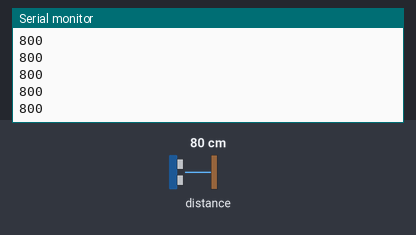
A sketch run on a simulated Arduino Uno, built with avr-gcc and run on an emulated ATmega328P. Shown: the last lines printed to the serial monitor. Inputs (shaded band) come from the test bench; at power-on: distance to the obstacle 80 cm.

Above: at 1.2 s.
1.3 s: distance to the obstacle set to 2 cm
At 2.4 s:
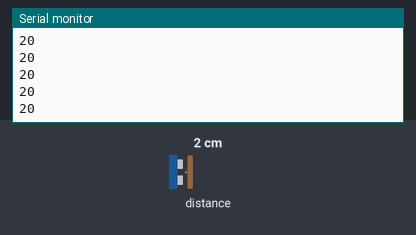
2.8 s: distance to the obstacle set to 4 cm
At 3.7 s:
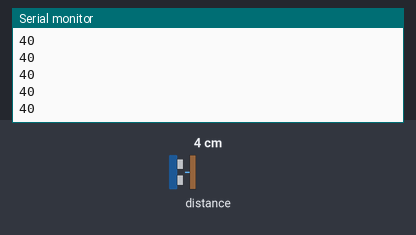
Timing chart, 0 to 5.8 s (numbered marks = the images above; inputs shaded):
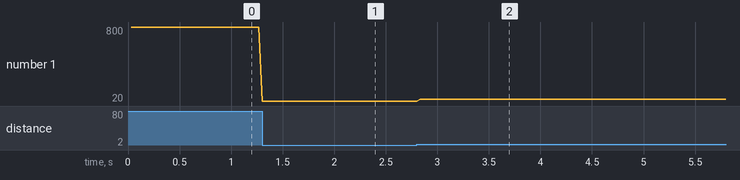

Measured:
- after the input at 1.3 s, the serial monitor: prints a new line at once (image 1)
- after the input at 2.8 s, the serial monitor: prints a new line at once (image 2)
- plotted number 1: 800 → 20 after the input at 1.3 s, 20 → 40 after the input at 2.8 s

The sketch:

Single.ino
```cpp
/* This example shows how to get single-shot range
 measurements from the VL53L0X. The sensor can optionally be
 configured with different ranging profiles, as described in
 the VL53L0X API user manual, to get better performance for
 a certain application. This code is based on the four
 "SingleRanging" examples in the VL53L0X API.

 The range readings are in units of mm. */

#include <Wire.h>
#include <VL53L0X.h>

VL53L0X sensor;


// Uncomment this line to use long range mode. This
// increases the sensitivity of the sensor and extends its
// potential range, but increases the likelihood of getting
// an inaccurate reading because of reflections from objects
// other than the intended target. It works best in dark
// conditions.

#define LONG_RANGE


// Uncomment ONE of these two lines to get
// - higher speed at the cost of lower accuracy OR
// - higher accuracy at the cost of lower speed

//#define HIGH_SPEED
//#define HIGH_ACCURACY


void setup()
{
  Serial.begin(9600);
  Wire.begin();

  sensor.init();
  sensor.setTimeout(500);

#if defined LONG_RANGE
  // lower the return signal rate limit (default is 0.25 MCPS)
  sensor.setSignalRateLimit(0.1);
  // increase laser pulse periods (defaults are 14 and 10 PCLKs)
  sensor.setVcselPulsePeriod(VL53L0X::VcselPeriodPreRange, 18);
  sensor.setVcselPulsePeriod(VL53L0X::VcselPeriodFinalRange, 14);
#endif

#if defined HIGH_SPEED
  // reduce timing budget to 20 ms (default is about 33 ms)
  sensor.setMeasurementTimingBudget(20000);
#elif defined HIGH_ACCURACY
  // increase timing budget to 200 ms
  sensor.setMeasurementTimingBudget(200000);
#endif
}

void loop()
{
  Serial.print(sensor.readRangeSingleMillimeters());
  if (sensor.timeoutOccurred()) { Serial.print(" TIMEOUT"); }

  Serial.println();
}
```
